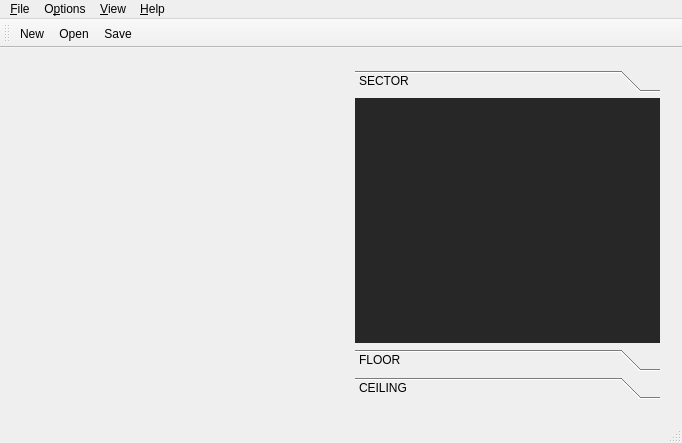
<?xml version="1.0" encoding="UTF-8"?>
<ui version="4.0">
 <class>MainWindow</class>
 <widget class="QMainWindow" name="MainWindow">
  <property name="windowModality">
   <enum>Qt::ApplicationModal</enum>
  </property>
  <property name="geometry">
   <rect>
    <x>0</x>
    <y>0</y>
    <width>682</width>
    <height>443</height>
   </rect>
  </property>
  <property name="sizePolicy">
   <sizepolicy hsizetype="Maximum" vsizetype="Expanding">
    <horstretch>0</horstretch>
    <verstretch>0</verstretch>
   </sizepolicy>
  </property>
  <property name="minimumSize">
   <size>
    <width>300</width>
    <height>0</height>
   </size>
  </property>
  <property name="windowTitle">
   <string>B2E Builder</string>
  </property>
  <property name="windowIcon">
   <iconset resource="res/resourses.qrc">
    <normaloff>:/images/icon_32.png</normaloff>:/images/icon_32.png</iconset>
  </property>
  <widget class="QWidget" name="centralWidget">
   <layout class="QHBoxLayout" name="horizontalLayout">
    <item>
     <widget class="GLWidget" name="widget" native="true">
      <property name="sizePolicy">
       <sizepolicy hsizetype="Expanding" vsizetype="Expanding">
        <horstretch>0</horstretch>
        <verstretch>0</verstretch>
       </sizepolicy>
      </property>
     </widget>
    </item>
    <item>
     <layout class="QVBoxLayout" name="verticalLayout">
      <item>
       <widget class="QStackedWidget" name="stackedWidget">
        <property name="sizePolicy">
         <sizepolicy hsizetype="Minimum" vsizetype="Expanding">
          <horstretch>0</horstretch>
          <verstretch>0</verstretch>
         </sizepolicy>
        </property>
        <property name="currentIndex">
         <number>0</number>
        </property>
        <widget class="QWidget" name="stackedWidgetPage1" native="true">
         <layout class="QHBoxLayout" name="horizontalLayout_2">
          <item>
           <widget class="QToolBox" name="toolBox">
            <property name="sizePolicy">
             <sizepolicy hsizetype="Expanding" vsizetype="Expanding">
              <horstretch>0</horstretch>
              <verstretch>0</verstretch>
             </sizepolicy>
            </property>
            <property name="palette">
             <palette>
              <active>
               <colorrole role="WindowText">
                <brush brushstyle="SolidPattern">
                 <color alpha="255">
                  <red>145</red>
                  <green>145</green>
                  <blue>145</blue>
                 </color>
                </brush>
               </colorrole>
               <colorrole role="Button">
                <brush brushstyle="SolidPattern">
                 <color alpha="255">
                  <red>39</red>
                  <green>39</green>
                  <blue>39</blue>
                 </color>
                </brush>
               </colorrole>
               <colorrole role="Text">
                <brush brushstyle="SolidPattern">
                 <color alpha="255">
                  <red>170</red>
                  <green>0</green>
                  <blue>0</blue>
                 </color>
                </brush>
               </colorrole>
               <colorrole role="ButtonText">
                <brush brushstyle="SolidPattern">
                 <color alpha="255">
                  <red>0</red>
                  <green>0</green>
                  <blue>0</blue>
                 </color>
                </brush>
               </colorrole>
               <colorrole role="Shadow">
                <brush brushstyle="SolidPattern">
                 <color alpha="255">
                  <red>0</red>
                  <green>0</green>
                  <blue>0</blue>
                 </color>
                </brush>
               </colorrole>
               <colorrole role="NoRole">
                <brush brushstyle="SolidPattern">
                 <color alpha="255">
                  <red>0</red>
                  <green>0</green>
                  <blue>0</blue>
                 </color>
                </brush>
               </colorrole>
              </active>
              <inactive>
               <colorrole role="WindowText">
                <brush brushstyle="SolidPattern">
                 <color alpha="255">
                  <red>145</red>
                  <green>145</green>
                  <blue>145</blue>
                 </color>
                </brush>
               </colorrole>
               <colorrole role="Button">
                <brush brushstyle="SolidPattern">
                 <color alpha="255">
                  <red>39</red>
                  <green>39</green>
                  <blue>39</blue>
                 </color>
                </brush>
               </colorrole>
               <colorrole role="Text">
                <brush brushstyle="SolidPattern">
                 <color alpha="255">
                  <red>170</red>
                  <green>0</green>
                  <blue>0</blue>
                 </color>
                </brush>
               </colorrole>
               <colorrole role="ButtonText">
                <brush brushstyle="SolidPattern">
                 <color alpha="255">
                  <red>0</red>
                  <green>0</green>
                  <blue>0</blue>
                 </color>
                </brush>
               </colorrole>
               <colorrole role="Shadow">
                <brush brushstyle="SolidPattern">
                 <color alpha="255">
                  <red>0</red>
                  <green>0</green>
                  <blue>0</blue>
                 </color>
                </brush>
               </colorrole>
               <colorrole role="NoRole">
                <brush brushstyle="SolidPattern">
                 <color alpha="255">
                  <red>0</red>
                  <green>0</green>
                  <blue>0</blue>
                 </color>
                </brush>
               </colorrole>
              </inactive>
              <disabled>
               <colorrole role="WindowText">
                <brush brushstyle="SolidPattern">
                 <color alpha="255">
                  <red>128</red>
                  <green>128</green>
                  <blue>128</blue>
                 </color>
                </brush>
               </colorrole>
               <colorrole role="Button">
                <brush brushstyle="SolidPattern">
                 <color alpha="255">
                  <red>39</red>
                  <green>39</green>
                  <blue>39</blue>
                 </color>
                </brush>
               </colorrole>
               <colorrole role="Text">
                <brush brushstyle="SolidPattern">
                 <color alpha="255">
                  <red>128</red>
                  <green>128</green>
                  <blue>128</blue>
                 </color>
                </brush>
               </colorrole>
               <colorrole role="ButtonText">
                <brush brushstyle="SolidPattern">
                 <color alpha="255">
                  <red>128</red>
                  <green>128</green>
                  <blue>128</blue>
                 </color>
                </brush>
               </colorrole>
               <colorrole role="Shadow">
                <brush brushstyle="SolidPattern">
                 <color alpha="255">
                  <red>0</red>
                  <green>0</green>
                  <blue>0</blue>
                 </color>
                </brush>
               </colorrole>
               <colorrole role="NoRole">
                <brush brushstyle="SolidPattern">
                 <color alpha="255">
                  <red>0</red>
                  <green>0</green>
                  <blue>0</blue>
                 </color>
                </brush>
               </colorrole>
              </disabled>
             </palette>
            </property>
            <property name="currentIndex">
             <number>0</number>
            </property>
            <widget class="QWidget" name="sector">
             <property name="geometry">
              <rect>
               <x>0</x>
               <y>0</y>
               <width>309</width>
               <height>239</height>
              </rect>
             </property>
             <property name="palette">
              <palette>
               <active>
                <colorrole role="Text">
                 <brush brushstyle="SolidPattern">
                  <color alpha="255">
                   <red>170</red>
                   <green>0</green>
                   <blue>0</blue>
                  </color>
                 </brush>
                </colorrole>
               </active>
               <inactive>
                <colorrole role="Text">
                 <brush brushstyle="SolidPattern">
                  <color alpha="255">
                   <red>170</red>
                   <green>0</green>
                   <blue>0</blue>
                  </color>
                 </brush>
                </colorrole>
               </inactive>
               <disabled>
                <colorrole role="Text">
                 <brush brushstyle="SolidPattern">
                  <color alpha="255">
                   <red>128</red>
                   <green>128</green>
                   <blue>128</blue>
                  </color>
                 </brush>
                </colorrole>
               </disabled>
              </palette>
             </property>
             <attribute name="label">
              <string>SECTOR</string>
             </attribute>
             <widget class="QWidget" name="">
              <property name="geometry">
               <rect>
                <x>10</x>
                <y>10</y>
                <width>281</width>
                <height>191</height>
               </rect>
              </property>
              <layout class="QVBoxLayout" name="verticalLayout_2">
               <property name="sizeConstraint">
                <enum>QLayout::SetDefaultConstraint</enum>
               </property>
              </layout>
             </widget>
            </widget>
            <widget class="QWidget" name="page_2">
             <property name="geometry">
              <rect>
               <x>0</x>
               <y>0</y>
               <width>309</width>
               <height>239</height>
              </rect>
             </property>
             <attribute name="label">
              <string>FLOOR</string>
             </attribute>
            </widget>
            <widget class="QWidget" name="page_3">
             <attribute name="label">
              <string>CEILING</string>
             </attribute>
            </widget>
           </widget>
          </item>
         </layout>
        </widget>
        <widget class="QWidget" name="stackedWidgetPage2" native="true">
         <layout class="QHBoxLayout" name="horizontalLayout_3">
          <item>
           <widget class="QToolBox" name="toolBox_2">
            <property name="sizePolicy">
             <sizepolicy hsizetype="Expanding" vsizetype="Expanding">
              <horstretch>0</horstretch>
              <verstretch>0</verstretch>
             </sizepolicy>
            </property>
            <property name="currentIndex">
             <number>0</number>
            </property>
            <widget class="QWidget" name="page_4">
             <property name="geometry">
              <rect>
               <x>0</x>
               <y>0</y>
               <width>296</width>
               <height>449</height>
              </rect>
             </property>
             <attribute name="label">
              <string>Page 1</string>
             </attribute>
            </widget>
            <widget class="QWidget" name="page_5">
             <property name="geometry">
              <rect>
               <x>0</x>
               <y>0</y>
               <width>296</width>
               <height>449</height>
              </rect>
             </property>
             <attribute name="label">
              <string>Page 2</string>
             </attribute>
            </widget>
            <widget class="QWidget" name="page_6">
             <property name="geometry">
              <rect>
               <x>0</x>
               <y>0</y>
               <width>296</width>
               <height>449</height>
              </rect>
             </property>
             <attribute name="label">
              <string>Страница</string>
             </attribute>
            </widget>
           </widget>
          </item>
         </layout>
        </widget>
        <widget class="QWidget" name="stackedWidgetPage3" native="true">
         <layout class="QHBoxLayout" name="horizontalLayout_4">
          <item>
           <widget class="QToolBox" name="toolBox_3">
            <property name="sizePolicy">
             <sizepolicy hsizetype="Expanding" vsizetype="Expanding">
              <horstretch>0</horstretch>
              <verstretch>0</verstretch>
             </sizepolicy>
            </property>
            <property name="currentIndex">
             <number>2</number>
            </property>
            <widget class="QWidget" name="page_7">
             <property name="geometry">
              <rect>
               <x>0</x>
               <y>0</y>
               <width>151</width>
               <height>407</height>
              </rect>
             </property>
             <attribute name="label">
              <string>Page 1</string>
             </attribute>
            </widget>
            <widget class="QWidget" name="page_8">
             <property name="geometry">
              <rect>
               <x>0</x>
               <y>0</y>
               <width>151</width>
               <height>407</height>
              </rect>
             </property>
             <attribute name="label">
              <string>Page 2</string>
             </attribute>
            </widget>
            <widget class="QWidget" name="page_9">
             <property name="geometry">
              <rect>
               <x>0</x>
               <y>0</y>
               <width>296</width>
               <height>449</height>
              </rect>
             </property>
             <attribute name="label">
              <string>Страница</string>
             </attribute>
            </widget>
           </widget>
          </item>
         </layout>
        </widget>
       </widget>
      </item>
     </layout>
    </item>
   </layout>
  </widget>
  <widget class="QMenuBar" name="menuBar">
   <property name="geometry">
    <rect>
     <x>0</x>
     <y>0</y>
     <width>682</width>
     <height>24</height>
    </rect>
   </property>
   <widget class="QMenu" name="menu_File">
    <property name="title">
     <string>&amp;File</string>
    </property>
    <addaction name="action_New"/>
    <addaction name="action_Open"/>
    <addaction name="action_Save"/>
    <addaction name="separator"/>
    <addaction name="action_Import"/>
    <addaction name="action_Export"/>
    <addaction name="separator"/>
    <addaction name="action_Close"/>
    <addaction name="separator"/>
    <addaction name="action_Quit"/>
   </widget>
   <widget class="QMenu" name="menu_Options">
    <property name="title">
     <string>O&amp;ptions</string>
    </property>
   </widget>
   <widget class="QMenu" name="menu_View">
    <property name="title">
     <string>&amp;View</string>
    </property>
    <addaction name="action_Info"/>
    <addaction name="actionHide_ToolBar"/>
    <addaction name="actionDock_panel"/>
   </widget>
   <widget class="QMenu" name="menu_Help">
    <property name="title">
     <string>&amp;Help</string>
    </property>
    <addaction name="actionOpenGL_info"/>
    <addaction name="actionAbout_Qt"/>
    <addaction name="action_Ablout"/>
   </widget>
   <addaction name="menu_File"/>
   <addaction name="menu_Options"/>
   <addaction name="menu_View"/>
   <addaction name="menu_Help"/>
  </widget>
  <widget class="QToolBar" name="mainToolBar">
   <attribute name="toolBarArea">
    <enum>TopToolBarArea</enum>
   </attribute>
   <attribute name="toolBarBreak">
    <bool>false</bool>
   </attribute>
   <addaction name="action_New"/>
   <addaction name="action_Open"/>
   <addaction name="action_Save"/>
  </widget>
  <widget class="QStatusBar" name="statusBar"/>
  <action name="action_Ablout">
   <property name="icon">
    <iconset resource="res/resourses.qrc">
     <normaloff>:/images/icon_32.png</normaloff>:/images/icon_32.png</iconset>
   </property>
   <property name="text">
    <string>&amp;About</string>
   </property>
  </action>
  <action name="action_Open">
   <property name="enabled">
    <bool>true</bool>
   </property>
   <property name="icon">
    <iconset resource="res/resourses.qrc">
     <normaloff>:/images/open_48.png</normaloff>:/images/open_48.png</iconset>
   </property>
   <property name="text">
    <string>&amp;Open</string>
   </property>
   <property name="shortcut">
    <string>Ctrl+O</string>
   </property>
  </action>
  <action name="action_Save">
   <property name="enabled">
    <bool>true</bool>
   </property>
   <property name="icon">
    <iconset resource="res/resourses.qrc">
     <normaloff>:/images/save.png</normaloff>:/images/save.png</iconset>
   </property>
   <property name="text">
    <string>&amp;Save</string>
   </property>
   <property name="shortcut">
    <string>Ctrl+S</string>
   </property>
  </action>
  <action name="action_Import">
   <property name="enabled">
    <bool>true</bool>
   </property>
   <property name="text">
    <string>&amp;Import</string>
   </property>
  </action>
  <action name="action_Export">
   <property name="text">
    <string>&amp;Export</string>
   </property>
  </action>
  <action name="action_Close">
   <property name="enabled">
    <bool>false</bool>
   </property>
   <property name="text">
    <string>&amp;Close</string>
   </property>
  </action>
  <action name="action_Quit">
   <property name="icon">
    <iconset resource="res/resourses.qrc">
     <normaloff>:/images/exit.png</normaloff>:/images/exit.png</iconset>
   </property>
   <property name="text">
    <string>&amp;Quit</string>
   </property>
   <property name="shortcut">
    <string>Ctrl+Q</string>
   </property>
  </action>
  <action name="action_Info">
   <property name="text">
    <string>&amp;Info</string>
   </property>
  </action>
  <action name="action_New">
   <property name="icon">
    <iconset resource="res/resourses.qrc">
     <normaloff>:/images/new.png</normaloff>:/images/new.png</iconset>
   </property>
   <property name="text">
    <string>&amp;New</string>
   </property>
   <property name="shortcut">
    <string>Ctrl+N</string>
   </property>
  </action>
  <action name="actionHide_ToolBar">
   <property name="checkable">
    <bool>true</bool>
   </property>
   <property name="icon">
    <iconset resource="res/resourses.qrc">
     <normaloff>:/images/ok.png</normaloff>:/images/ok.png</iconset>
   </property>
   <property name="text">
    <string>show ToolBar</string>
   </property>
  </action>
  <action name="actionOpenGL_info">
   <property name="text">
    <string>OpenGL info</string>
   </property>
  </action>
  <action name="actionAbout_Qt">
   <property name="text">
    <string>About Qt</string>
   </property>
  </action>
  <action name="actionDock_panel">
   <property name="checkable">
    <bool>true</bool>
   </property>
   <property name="icon">
    <iconset resource="res/resourses.qrc">
     <normaloff>:/images/ok.png</normaloff>:/images/ok.png</iconset>
   </property>
   <property name="text">
    <string>Dock panel</string>
   </property>
  </action>
 </widget>
 <layoutdefault spacing="6" margin="11"/>
 <customwidgets>
  <customwidget>
   <class>GLWidget</class>
   <extends>QWidget</extends>
   <header>glwidget.h</header>
   <container>1</container>
  </customwidget>
 </customwidgets>
 <resources>
  <include location="res/resourses.qrc"/>
 </resources>
 <connections/>
</ui>
